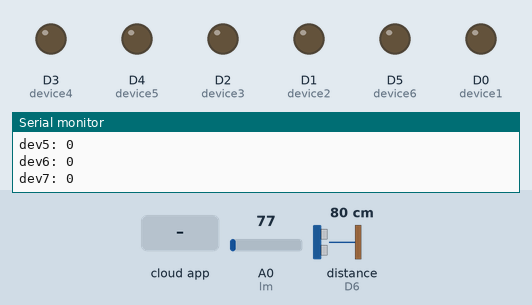
Recording of a sketch running on a simulated ESP8266 (NodeMCU). On the bench: output pins drawn as LEDs (lit = HIGH), the last lines printed to the serial monitor. The test bench sets the inputs (shaded band); at power-on: A0 (lm) = 77, distance to the obstacle (sensor on D6) 80 cm. The echo pulse lasts 58.3 µs per cm; WiFi joins after 1.5 s; servers stay silent unless stated; the Firebase database answers and starts empty; pins used as bus, display or sensor lines are not drawn.

Above: at 2.7 s.
2.8 s: the phone or cloud app sets status to 1
At 6.5 s:
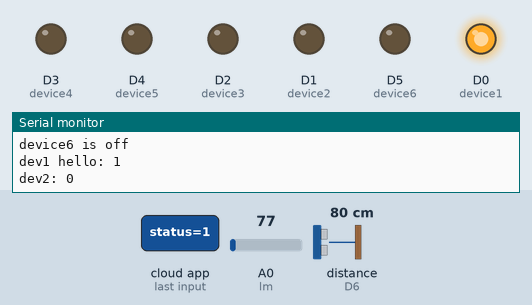
6.8 s: the phone or cloud app sets status to 1
At 8.0 s:
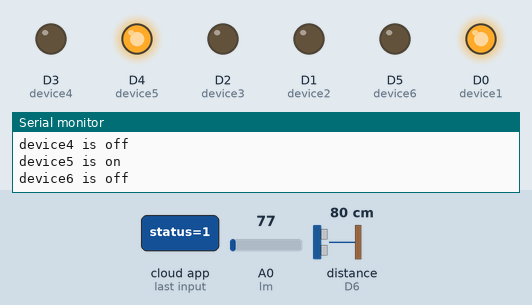
9.2 s: A0 (lm) set to 94
10.7 s: A0 (lm) set to 112
Timing chart, 0 to 13.7 s (numbered marks = the images above; inputs shaded):
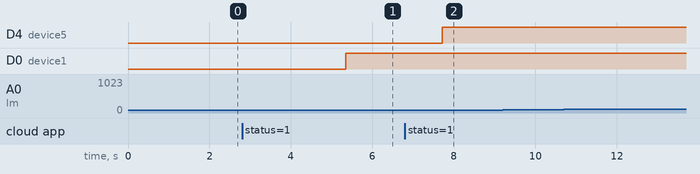

Measured:
- after the input at 2.8 s, D0 (device1): LOW → HIGH after 2.6 s
- after the input at 6.8 s, D4 (device5): LOW → HIGH after 0.91 s

The sketch:

arduino_with_firebase.ino
```cpp
#include <ESP8266WiFi.h>  //wifi module header
#include <FirebaseArduino.h>  //firebase header you have to install those two librery

#define WIFI_SSID "omar"  //wifi name
#define WIFI_PASSWORD "12345678"  //wifi password
#define FIREBASE_HOST "arduino-f7537.firebaseio.com"  //firebase app database url  app name+".firebase.com"
#define FIREBASE_AUTH "dckvEukpVTwlsBxZ7I8MUGTtvsEZiDpl7mjP3aDo"  ///firebase app auth key

//declaration the pins
int device1 = D0;
int device2 = D1;
int device3 = D2;
int device4 = D3;
int device5 = D4;
int device6 = D5;
int echo = D6;
int triger = D7;
int pir = D8;
int lm = A0;
long duration;
int distance;


void setup(){
   ///initialize the pins
    pinMode(device1, OUTPUT);
    pinMode(device2, OUTPUT);
    pinMode(pir, INPUT);
    pinMode(lm, INPUT);
    pinMode(device3, OUTPUT);
    pinMode(device4, OUTPUT);
    pinMode(device5, OUTPUT);
    pinMode(device6, OUTPUT);
    pinMode(echo, INPUT);
    pinMode(triger, OUTPUT);


    Serial.begin(9600); //serial monitor initialize

  ///wifi connection
    WiFi.begin(WIFI_SSID, WIFI_PASSWORD);
    Serial.print("Connecting");
    while(WiFi.status() != WL_CONNECTED){
        Serial.print(".");
        delay(500);
      }
      Serial.println();
      Serial.print("connected: ");
      Serial.println(WiFi.localIP());

      Firebase.begin(FIREBASE_HOST, FIREBASE_AUTH); //firebase connection
  }

///firebase app or databse connection if faile
 void firebasereconnect()
  {
    Serial.println("Trying to reconnect");
    //delay(500);
    //ESP.wdtFeed();
    Firebase.begin(FIREBASE_HOST, FIREBASE_AUTH);
    delay(5);
    ESP.wdtDisable();
  }

void loop(){

    //if firebase error
   if(Firebase.failed()){
       Serial.print("Firebase error ");
       firebasereconnect();
     }

    //re-check the wifi connection if not connected re-try to connect
     while(WiFi.status() != WL_CONNECTED){
        WiFi.begin(WIFI_SSID, WIFI_PASSWORD);
        Serial.println("wifi probelm");
        delay(2000);
      }


    ///read data from firebase and store the value in a variable
     boolean dev1 = Firebase.getBool("devices/device1/status");
     Serial.print("dev1 hello: ");
      Serial.println(dev1);
     boolean dev2 = Firebase.getBool("devices/device2/status");
     Serial.print("dev2: ");
      Serial.println(dev2);
     boolean dev3 = Firebase.getBool("devices/device3/status");
     Serial.print("dev3: ");
      Serial.println(dev3);
     boolean dev4 = Firebase.getBool("devices/device4/status");
     Serial.print("dev4: ");
      Serial.println(dev4);
     boolean dev5 = Firebase.getBool("devices/device5/status");
     Serial.print("dev5: ");
      Serial.println(dev5);
     boolean dev6 = Firebase.getBool("devices/device6/status");
     Serial.print("dev6: ");
      Serial.println(dev6);
     boolean dev7 = Firebase.getBool("devices/device7/status");
     Serial.print("dev7: ");
      Serial.println(dev7);
     boolean dev8 = Firebase.getBool("devices/device8/status");
     Serial.print("dev8: ");
      Serial.println(dev8);
     boolean pir = Firebase.getBool("condition/pir");
      Serial.print("pir: ");
      Serial.println(pir);
     float temp = Firebase.getFloat("condition/temp");
      Serial.print("temp: ");
      Serial.println(temp);

     //device1
     if(dev1){
      digitalWrite(device1, 1);
      Serial.println("device1 is on");
     }
     else{
      digitalWrite(device1, 0);
      Serial.println("device1 is off");
     }

      //device2
     if(dev2){
      digitalWrite(device2, 1);
      Serial.println("device2 is on");
     }
     else{
      digitalWrite(device2, 0);
      Serial.println("device2 is off");
     }

     //device3
     if(dev3){
      digitalWrite(device3, 1);
      Serial.println("device3 is on");
     }
     else{
      digitalWrite(device3, 0);
      Serial.println("device3 is off");
     }


     //device4
     if(dev4){
      digitalWrite(device4, 1);
      Serial.println("device4 is on");
     }
     else{
      digitalWrite(device4, 0);
      Serial.println("device4 is off");
     }


     //device5
     if(dev5){
      digitalWrite(device5, 1);
      Serial.println("device5 is on");
     }
     else{
      digitalWrite(device5, 0);
      Serial.println("device5 is off");
     }

     //device6
     if(dev6){
      digitalWrite(device6, 1);
      Serial.println("device6 is on");
     }
     else{
      digitalWrite(device6, 0);
      Serial.println("device6 is off");
     }


  /*sensors sensor it will take input from your invironment and send data to the database, if the temparatur is higher then 50 only then send a data .*/
    float temparature = analogRead(lm); //LM 35 temparature
    temparature = (temparature* 500)/1023.0;

    //for checking sonar sensor and send notice
    if(temparature > 50 ){

      digitalWrite(triger, LOW);
      delayMicroseconds(2);
      // Sets the trigPin on HIGH state for 10 micro seconds
      digitalWrite(triger, HIGH);
      delayMicroseconds(4);
      digitalWrite(triger, LOW);
      // Reads the echoPin, returns the sound wave travel time in microseconds
      duration = pulseIn(echo, HIGH);
      // Calculating the distance
      distance = duration*0.034/2;

      if(distance > 10){
        Firebase.setBool("condition/notice", true);
      }
      else{
        Firebase.setBool("condition/notice", false);
      }
      // Prints the distance on the Serial Monitor
      Serial.print("Distance: ");
      Serial.println(distance);
      Firebase.setInt("condition/sonar", distance);
//      Firebase.remove("condition/soanr");
//      delay(1000);
    }
    Firebase.setFloat("condition/temp", temparature);

    //sonar sensor for map object distance
     int val = digitalRead(pir);
     Firebase.setBool("condition/pir", val);

     // for testing is database work or not
     Firebase.setInt("temp", 34543);
     delay(200);
     Firebase.remove("temp");

}
```
